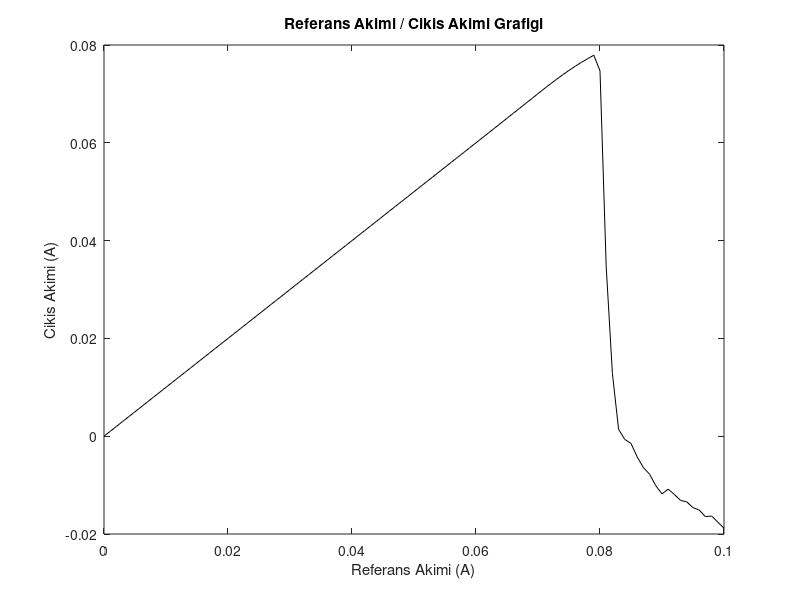
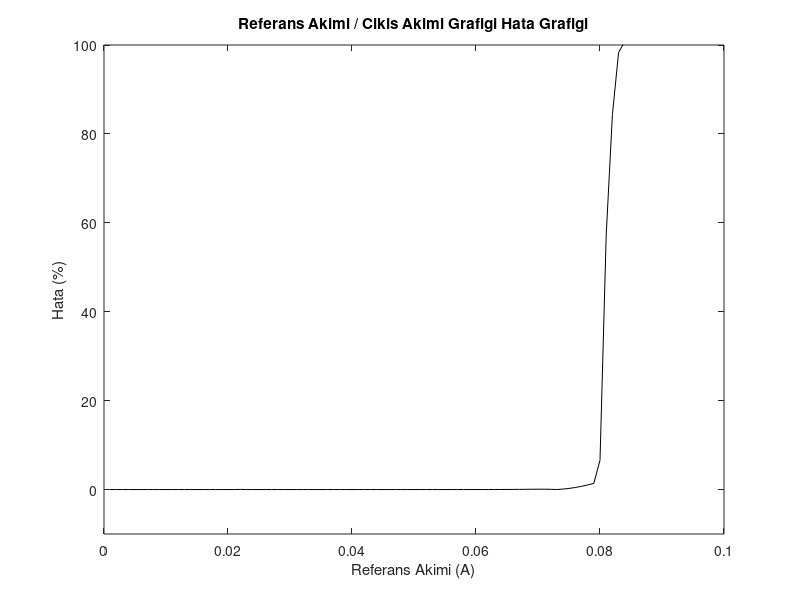
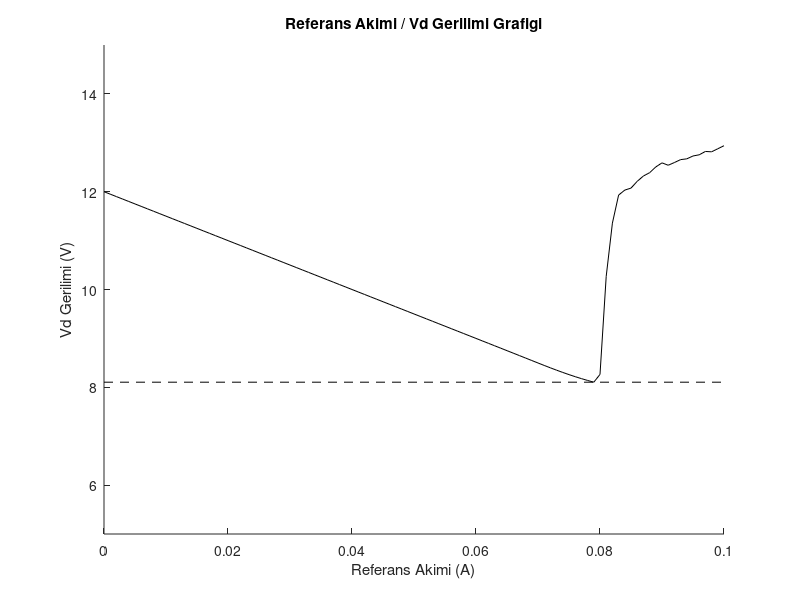

Write MATLAB code to recreate these figures, in order.
clc
clear
close all

load('data3_1.txt');
data3_1 = data3_1';

d3_Iref = data3_1(1,:);
d3_Vd = data3_1(2,:);
d3_Iout = data3_1(4,:);

%%
figure();
plot(d3_Iref,d3_Iout,'-k');
title("Referans Akimi / Cikis Akimi Grafigi");
xlabel("Referans Akimi (A)");
ylabel("Cikis Akimi (A)");

d3_error = zeros(1,101);
d3_error = (d3_Iref - d3_Iout) ./ d3_Iref * 100;
figure();
plot(d3_Iref,abs(d3_error),'-k');
title("Referans Akimi / Cikis Akimi Grafigi Hata Grafigi");
xlabel("Referans Akimi (A)");
ylabel("Hata (%)");
axis([0 0.1 -10 100]);

%%

d3_Vdmin = min(d3_Vd);
figure();
x = [0 0.1];
y = [d3_Vdmin d3_Vdmin];
line(x,y,'Color','black','lineStyle','--'); hold on;
plot(d3_Iref,d3_Vd,'-k');

title("Referans Akimi / Vd Gerilimi Grafigi");
xlabel("Referans Akimi (A)");
ylabel("Vd Gerilimi (V)");
axis([0 0.1 5 15]);


